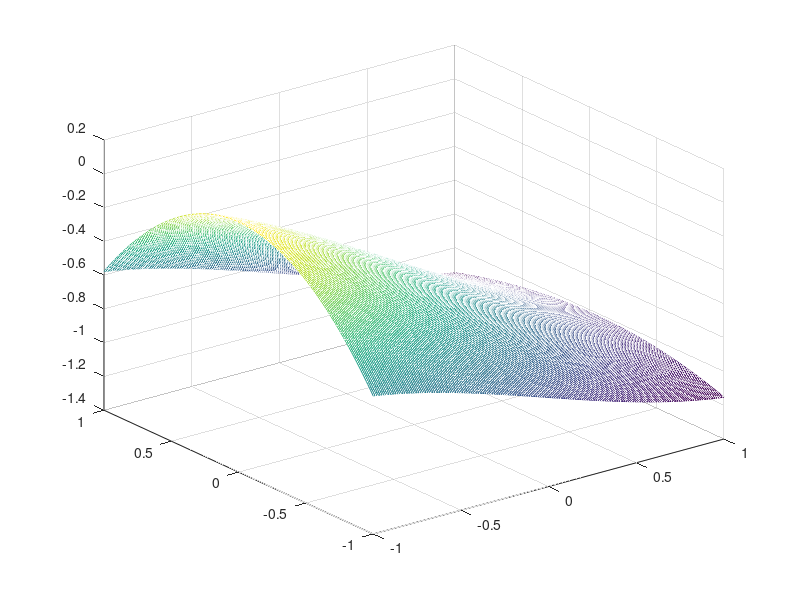
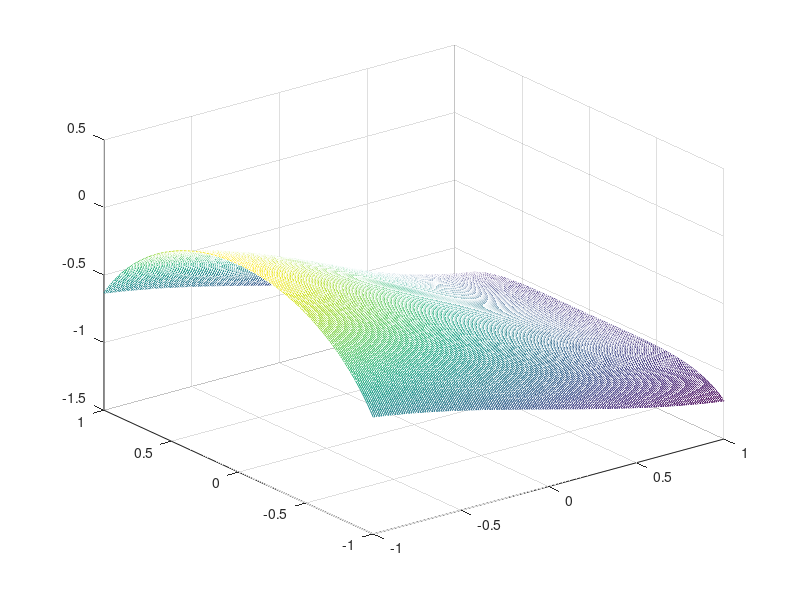
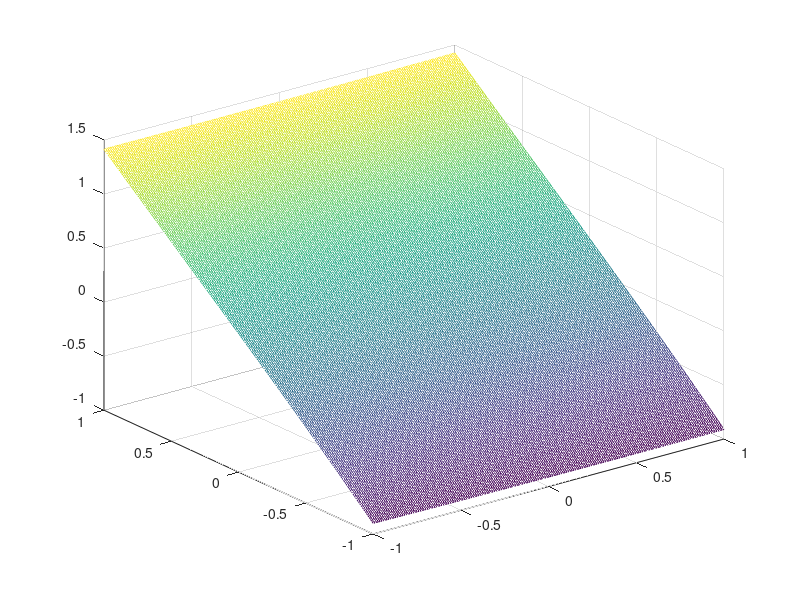
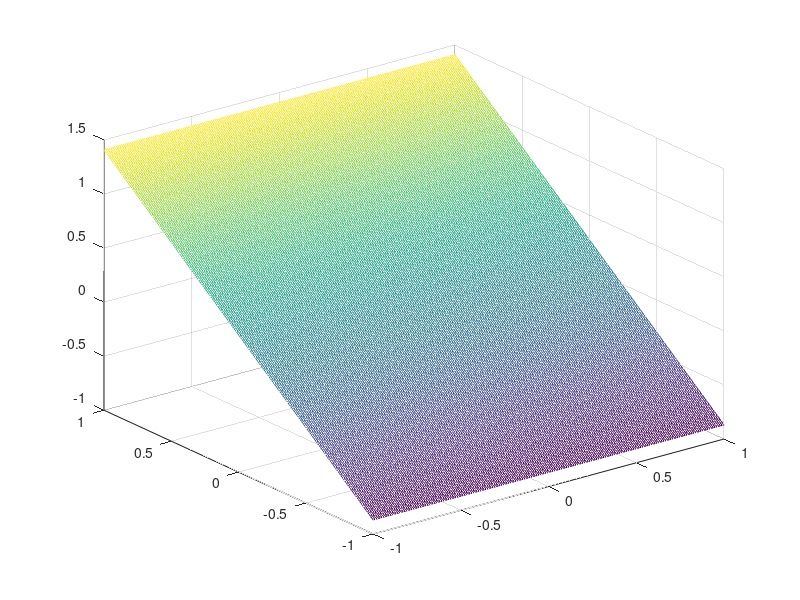

The MATLAB script that drew these images, in order:
clear;
clc;

zm=1;
zxmin=-zm;
zxmax=zm;
zymin=-zm;
zymax=zm;
zzmin=-zm;
zzmax=zm;
zwmin=-zm;
zwmax=zm;

Nz=1e4;
zxf0=(zxmax-zxmin)*rand(1,Nz)+zxmin;
zyf0=(zymax-zymin)*rand(1,Nz)+zymin;
zzf0=(zzmax-zzmin)*rand(1,Nz)+zzmin;
zwf0=(zwmax-zwmin)*rand(1,Nz)+zwmin;

%% parameters
h=0.0001;
rou=0.68;
kapa=50;
vbar=1012.3;
m00=44.2;
C00=0.12466;
A00=30.627;
S00=0.01269;
l00=2.7;
d00=0.122;
ommegaksi=79.0064;
cydot=6.5;
mzdot=-1.3546;
mzzdot=0.46;
my0=-5.8;
my2=30;

% %% Scale
% scale=100;
% zzf0=scale*zzf0;
% zwf0=scale*zwf0;

%% Generate data
Bh=sqrt(2*kapa*h)*randn(1,Nz);
zxf=(zwf0.*cos(zyf0)+zwf0.*sin(zyf0).*tan(zyf0)-1/(2*m00)*rou*vbar*S00*cydot*sin(zxf0).*cos(zyf0))*h-1/(2*m00)*rou*S00*cydot*sin(zxf0).*cos(zyf0).*Bh;
zyf=(-zzf0-1./(2*m00*cos(zxf0))*rou*vbar*S00*cydot.*sin(zyf0))*h-1./(2*m00*cos(zxf0))*rou*S00*cydot.*sin(zyf0).*Bh;
zzf=(-C00/A00*ommegaksi*zwf0+zwf0.^2.*tan(zyf0)+rou*S00*l00/(2*A00)*(-vbar^2*mzdot*sin(zyf0).*cos(zxf0)-...
    vbar*l00*mzzdot*zzf0+vbar*ommegaksi*d00.*(my0+my2*((sin(zxf0).^2.*(cos(zyf0).^2))+(sin(zyf0)).^2)).*sin(zxf0)))*h+...
    rou*S00*l00/(2*A00)*(-2*vbar*mzdot*sin(zyf0).*cos(zxf0)-l00*mzzdot*zzf0+ommegaksi*d00*(my0+my2*((sin(zxf0).^2.*(cos(zyf0).^2))+(sin(zyf0)).^2)).*sin(zxf0)).*Bh;
zwf=(C00/A00*ommegaksi*zzf0-zzf0.*zwf0.*tan(zyf0)+rou*S00*l00/(2*A00)*(vbar^2*mzdot*sin(zxf0)-vbar*l00*mzzdot*zwf0+...
    vbar*ommegaksi*d00.*(my0+my2*((sin(zxf0).^2.*(cos(zyf0).^2))+(sin(zyf0)).^2)).*sin(zyf0).*cos(zxf0)))*h+...
    rou*S00*l00/(2*A00)*(2*vbar*mzdot*sin(zxf0)-l00*mzzdot*zwf0+ommegaksi*d00*(my0+my2*((sin(zxf0).^2.*(cos(zyf0).^2))+(sin(zyf0)).^2)).*sin(zyf0).*cos(zxf0)).*Bh;

% %% Scale
% zzf=zzf/scale;
% zwf=zwf/scale;

%% Identify drift term
Ncoef=3;
zxinitial=zxf0;
zyinitial=zyf0;
zzinitial=zzf0;
zwinitial=zwf0;
x=zxf;
y=zyf;
z=zzf;
w=zwf;
n=Nz;
A=zeros(n,1);
A(:,1)=1;
EXP=[0,0,0,0];
for i=1:Ncoef
    for j=i:(-1):0
        for k=i-j:(-1):0
            for l=i-j-k:(-1):0
                A(:,i*(i+1)*(i+2)*(i+3)/24+(i-j)*(i-j+1)*(i-j+2)/6+(i-j-k)*(i-j-k+1)/2+i-j-k-l+1)=zxinitial'.^j.*zyinitial'.^k.*zzinitial'.^l.*zwinitial'.^(i-j-k-l);
                EXP=[EXP; j,k,l,i-j-k-l];
            end
        end
    end
end
A2=A;
Bx=x'/h;
By=y'/h;
Bz=z'/h;
Bw=w'/h;
lambda=0.01;

NA=length(A(1,:));
posx=1:1:NA;
for k=1:NA
    X=(A'*A)\(A'*Bx);
    I=abs(X)<lambda;
    A(:,I)=[];
    posx(I)=[];
    if isempty(X(I))
        break;
    end
end

A=A2;
posy=1:1:NA;
for k=1:NA
    Y=(A'*A)\(A'*By);
    I=abs(Y)<lambda;
    A(:,I)=[];
    posy(I)=[];
    if isempty(Y(I))
        break;
    end
end

A=A2;
posz=1:1:NA;
for k=1:NA
    Z=(A'*A)\(A'*Bz);
    I=abs(Z)<lambda;
    A(:,I)=[];
    posz(I)=[];
    if isempty(Z(I))
        break;
    end
end

A=A2;
posw=1:1:NA;
for k=1:NA
    W=(A'*A)\(A'*Bw);
    I=abs(W)<lambda;
    A(:,I)=[];
    posw(I)=[];
    if isempty(W(I))
        break;
    end
end

%% Identify diffusion term
Bxx=x.^2'/h;
Byy=y.^2'/h;
Bzz=z.^2'/h;
Bww=w.^2'/h;
lambdaBt=0.000001;

A=A2;
posBtxx=1:1:NA;
for k=1:NA
    X11=(A'*A)\(A'*Bxx);
    I=abs(X11)<lambdaBt;
    A(:,I)=[];
    posBtxx(I)=[];
    if isempty(X11(I))
        break;
    end
end

A=A2;
posBtyy=1:1:NA;
for k=1:NA
    X22=(A'*A)\(A'*Byy);
    I=abs(X22)<lambdaBt;
    A(:,I)=[];
    posBtyy(I)=[];
    if isempty(X22(I))
        break;
    end
end

A=A2;
posBtzz=1:1:NA;
for k=1:NA
    X33=(A'*A)\(A'*Bzz);
    I=abs(X33)<lambdaBt;
    A(:,I)=[];
    posBtzz(I)=[];
    if isempty(X33(I))
        break;
    end
end

A=A2;
posBtww=1:1:NA;
for k=1:NA
    X44=(A'*A)\(A'*Bww);
    I=abs(X44)<lambdaBt;
    A(:,I)=[];
    posBtww(I)=[];
    if isempty(X44(I))
        break;
    end
end

%% plot
%% plot drift 1
Nmesh=200;
x1=linspace(zxmin,zxmax,Nmesh);
x2=linspace(zymin,zymax,Nmesh);
x3=-0.5;
x4=-0.5;
[Xmesh1,Xmesh2]=meshgrid(x1,x2);
Xmesh3=x3;
Xmesh4=x4;
Flearn1=zeros(size(Xmesh1));
for i=1:length(posx)
    I=posx(i);
    Flearn1=Flearn1+X(i)*Xmesh1.^EXP(I,1).*Xmesh2.^EXP(I,2).*Xmesh3.^EXP(I,3).*Xmesh4.^EXP(I,4);
end

zxf0=Xmesh1;
zyf0=Xmesh2;
zzf0=Xmesh3;
zwf0=Xmesh4;
Ftrue1=zwf0.*cos(zyf0)+zwf0.*sin(zyf0).*tan(zyf0)-1/(2*m00)*rou*vbar*S00*cydot*sin(zxf0).*cos(zyf0);

figure;
mesh(Xmesh1,Xmesh2,Flearn1);

figure;
mesh(Xmesh1,Xmesh2,Ftrue1);


x1=-0.5;
x2=-0.5;
x3=linspace(zzmin,zzmax,Nmesh);
x4=linspace(zwmin,zwmax,Nmesh);
[Xmesh3,Xmesh4]=meshgrid(x3,x4);
Xmesh1=x1;
Xmesh2=x2;
Flearn1=zeros(size(Xmesh3));
for i=1:length(posx)
    I=posx(i);
    Flearn1=Flearn1+X(i)*Xmesh1.^EXP(I,1).*Xmesh2.^EXP(I,2).*Xmesh3.^EXP(I,3).*Xmesh4.^EXP(I,4);
end

zxf0=Xmesh1;
zyf0=Xmesh2;
zzf0=Xmesh3;
zwf0=Xmesh4;
Ftrue1=zwf0.*cos(zyf0)+zwf0.*sin(zyf0).*tan(zyf0)-1/(2*m00)*rou*vbar*S00*cydot*sin(zxf0).*cos(zyf0);

figure;
mesh(Xmesh3,Xmesh4,Flearn1);

figure;
mesh(Xmesh3,Xmesh4,Ftrue1);


%% plot drift 2
Nmesh=200;
x1=linspace(zxmin,zxmax,Nmesh);
x2=linspace(zymin,zymax,Nmesh);
x3=-0.5;
x4=-0.5;
[Xmesh1,Xmesh2]=meshgrid(x1,x2);
Xmesh3=x3;
Xmesh4=x4;
Flearn2=zeros(size(Xmesh1));
for i=1:length(posy)
    I=posy(i);
    Flearn2=Flearn2+Y(i)*Xmesh1.^EXP(I,1).*Xmesh2.^EXP(I,2).*Xmesh3.^EXP(I,3).*Xmesh4.^EXP(I,4);
end

zxf0=Xmesh1;
zyf0=Xmesh2;
zzf0=Xmesh3;
zwf0=Xmesh4;
Ftrue2=(-zzf0-1./(2*m00*cos(zxf0))*rou*vbar*S00*cydot.*sin(zyf0));

figure;
mesh(Xmesh1,Xmesh2,Flearn2);

figure;
mesh(Xmesh1,Xmesh2,Ftrue2);


x1=-0.5;
x2=-0.5;
x3=linspace(zzmin,zzmax,Nmesh);
x4=linspace(zwmin,zwmax,Nmesh);
[Xmesh3,Xmesh4]=meshgrid(x3,x4);
Xmesh1=x1;
Xmesh2=x2;
Flearn2=zeros(size(Xmesh3));
for i=1:length(posy)
    I=posy(i);
    Flearn2=Flearn2+Y(i)*Xmesh1.^EXP(I,1).*Xmesh2.^EXP(I,2).*Xmesh3.^EXP(I,3).*Xmesh4.^EXP(I,4);
end

zxf0=Xmesh1;
zyf0=Xmesh2;
zzf0=Xmesh3;
zwf0=Xmesh4;
Ftrue2=(-zzf0-1./(2*m00*cos(zxf0))*rou*vbar*S00*cydot.*sin(zyf0));

figure;
mesh(Xmesh3,Xmesh4,Flearn2);

figure;
mesh(Xmesh3,Xmesh4,Ftrue2);


%% plot drift 3
Nmesh=200;
x1=linspace(zxmin,zxmax,Nmesh);
x2=linspace(zymin,zymax,Nmesh);
x3=-0.5;
x4=-0.5;
[Xmesh1,Xmesh2]=meshgrid(x1,x2);
Xmesh3=x3;
Xmesh4=x4;
Flearn3=zeros(size(Xmesh1));
for i=1:length(posz)
    I=posz(i);
    Flearn3=Flearn3+Z(i)*Xmesh1.^EXP(I,1).*Xmesh2.^EXP(I,2).*Xmesh3.^EXP(I,3).*Xmesh4.^EXP(I,4);
end

zxf0=Xmesh1;
zyf0=Xmesh2;
zzf0=Xmesh3;
zwf0=Xmesh4;
Ftrue3=(-C00/A00*ommegaksi*zwf0+zwf0.^2.*tan(zyf0)+rou*S00*l00/(2*A00)*(-vbar^2*mzdot*sin(zyf0).*cos(zxf0)-...
    vbar*l00*mzzdot*zzf0+vbar*ommegaksi*d00.*(my0+my2*((sin(zxf0).^2.*(cos(zyf0).^2))+(sin(zyf0)).^2)).*sin(zxf0)));

figure;
mesh(Xmesh1,Xmesh2,Flearn3);

figure;
mesh(Xmesh1,Xmesh2,Ftrue3);


x1=-0.5;
x2=-0.5;
x3=linspace(zzmin,zzmax,Nmesh);
x4=linspace(zwmin,zwmax,Nmesh);
[Xmesh3,Xmesh4]=meshgrid(x3,x4);
Xmesh1=x1;
Xmesh2=x2;
Flearn3=zeros(size(Xmesh3));
for i=1:length(posz)
    I=posz(i);
    Flearn3=Flearn3+Z(i)*Xmesh1.^EXP(I,1).*Xmesh2.^EXP(I,2).*Xmesh3.^EXP(I,3).*Xmesh4.^EXP(I,4);
end

zxf0=Xmesh1;
zyf0=Xmesh2;
zzf0=Xmesh3;
zwf0=Xmesh4;
Ftrue3=(-C00/A00*ommegaksi*zwf0+zwf0.^2.*tan(zyf0)+rou*S00*l00/(2*A00)*(-vbar^2*mzdot*sin(zyf0).*cos(zxf0)-...
    vbar*l00*mzzdot*zzf0+vbar*ommegaksi*d00.*(my0+my2*((sin(zxf0).^2.*(cos(zyf0).^2))+(sin(zyf0)).^2)).*sin(zxf0)));

figure;
mesh(Xmesh3,Xmesh4,Flearn3);

figure;
mesh(Xmesh3,Xmesh4,Ftrue3);


%% plot drift 4
Nmesh=200;
x1=linspace(zxmin,zxmax,Nmesh);
x2=linspace(zymin,zymax,Nmesh);
x3=0.5;
x4=0.5;
[Xmesh1,Xmesh2]=meshgrid(x1,x2);
Xmesh3=x3;
Xmesh4=x4;
Flearn4=zeros(size(Xmesh1));
for i=1:length(posw)
    I=posw(i);
    Flearn4=Flearn4+W(i)*Xmesh1.^EXP(I,1).*Xmesh2.^EXP(I,2).*Xmesh3.^EXP(I,3).*Xmesh4.^EXP(I,4);
end

zxf0=Xmesh1;
zyf0=Xmesh2;
zzf0=Xmesh3;
zwf0=Xmesh4;
Ftrue4=(C00/A00*ommegaksi*zzf0-zzf0.*zwf0.*tan(zyf0)+rou*S00*l00/(2*A00)*(vbar^2*mzdot*sin(zxf0)-vbar*l00*mzzdot*zwf0+...
    vbar*ommegaksi*d00.*(my0+my2*((sin(zxf0).^2.*(cos(zyf0).^2))+(sin(zyf0)).^2)).*sin(zyf0).*cos(zxf0)));

figure;
mesh(Xmesh1,Xmesh2,Flearn4);

figure;
mesh(Xmesh1,Xmesh2,Ftrue4);


x1=0.5;
x2=0.5;
x3=linspace(zzmin,zzmax,Nmesh);
x4=linspace(zwmin,zwmax,Nmesh);
[Xmesh3,Xmesh4]=meshgrid(x3,x4);
Xmesh1=x1;
Xmesh2=x2;
Flearn4=zeros(size(Xmesh3));
for i=1:length(posw)
    I=posw(i);
    Flearn4=Flearn4+W(i)*Xmesh1.^EXP(I,1).*Xmesh2.^EXP(I,2).*Xmesh3.^EXP(I,3).*Xmesh4.^EXP(I,4);
end

zxf0=Xmesh1;
zyf0=Xmesh2;
zzf0=Xmesh3;
zwf0=Xmesh4;
Ftrue4=(C00/A00*ommegaksi*zzf0-zzf0.*zwf0.*tan(zyf0)+rou*S00*l00/(2*A00)*(vbar^2*mzdot*sin(zxf0)-vbar*l00*mzzdot*zwf0+...
    vbar*ommegaksi*d00.*(my0+my2*((sin(zxf0).^2.*(cos(zyf0).^2))+(sin(zyf0)).^2)).*sin(zyf0).*cos(zxf0)));

figure;
mesh(Xmesh3,Xmesh4,Flearn4);

figure;
mesh(Xmesh3,Xmesh4,Ftrue4);


%% plot diffusion 11
Nmesh=200;
x1=linspace(zxmin,zxmax,Nmesh);
x2=linspace(zymin,zymax,Nmesh);
x3=0.5;
x4=-0.5;
[Xmesh1,Xmesh2]=meshgrid(x1,x2);
Xmesh3=x3;
Xmesh4=x4;
Flearn11=zeros(size(Xmesh1));
for i=1:length(posBtxx)
    I=posBtxx(i);
    Flearn11=Flearn11+X11(i)*Xmesh1.^EXP(I,1).*Xmesh2.^EXP(I,2).*Xmesh3.^EXP(I,3).*Xmesh4.^EXP(I,4);
end
Flearn11=Flearn11/(2*kapa);

zxf0=Xmesh1;
zyf0=Xmesh2;
zzf0=Xmesh3;
zwf0=Xmesh4;
Ftrue11=1/(2*m00)*rou*S00*cydot.*sin(zxf0).*cos(zyf0)*1/(2*m00)*rou*S00*cydot.*sin(zxf0).*cos(zyf0);

figure;
mesh(Xmesh1,Xmesh2,Flearn11);

figure;
mesh(Xmesh1,Xmesh2,Ftrue11);


%% plot diffusion 22
Nmesh=200;
x1=linspace(zxmin,zxmax,Nmesh);
x2=linspace(zymin,zymax,Nmesh);
x3=0.5;
x4=-0.5;
[Xmesh1,Xmesh2]=meshgrid(x1,x2);
Xmesh3=x3;
Xmesh4=x4;
Flearn22=zeros(size(Xmesh1));
for i=1:length(posBtyy)
    I=posBtyy(i);
    Flearn22=Flearn22+X22(i)*Xmesh1.^EXP(I,1).*Xmesh2.^EXP(I,2).*Xmesh3.^EXP(I,3).*Xmesh4.^EXP(I,4);
end
Flearn22=Flearn22/(2*kapa);

zxf0=Xmesh1;
zyf0=Xmesh2;
zzf0=Xmesh3;
zwf0=Xmesh4;
Ftrue22=1./(2*m00*cos(zxf0))*rou*S00*cydot.*sin(zyf0)*1./(2*m00*cos(zxf0))*rou*S00*cydot.*sin(zyf0);

figure;
mesh(Xmesh1,Xmesh2,Flearn22);

figure;
mesh(Xmesh1,Xmesh2,Ftrue22);


%% plot diffusion 33
Nmesh=200;
x1=linspace(zxmin,zxmax,Nmesh);
x2=linspace(zymin,zymax,Nmesh);
x3=0.5;
x4=-0.5;
[Xmesh1,Xmesh2]=meshgrid(x1,x2);
Xmesh3=x3;
Xmesh4=x4;
Flearn33=zeros(size(Xmesh1));
for i=1:length(posBtzz)
    I=posBtzz(i);
    Flearn33=Flearn33+X33(i)*Xmesh1.^EXP(I,1).*Xmesh2.^EXP(I,2).*Xmesh3.^EXP(I,3).*Xmesh4.^EXP(I,4);
end
Flearn33=Flearn33/(2*kapa);

zxf0=Xmesh1;
zyf0=Xmesh2;
zzf0=Xmesh3;
zwf0=Xmesh4;
Ftrue33=rou*S00*l00/(2*A00)*(-2*vbar*mzdot*sin(zyf0).*cos(zxf0)-l00*mzzdot*zzf0+ommegaksi*d00*(my0+my2*((sin(zxf0).^2.*(cos(zyf0).^2))+(sin(zyf0)).^2)).*sin(zxf0))*...
    rou*S00*l00/(2*A00).*(-2*vbar*mzdot*sin(zyf0).*cos(zxf0)-l00*mzzdot*zzf0+ommegaksi*d00*(my0+my2*((sin(zxf0).^2.*(cos(zyf0).^2))+(sin(zyf0)).^2)).*sin(zxf0));

figure;
mesh(Xmesh1,Xmesh2,Flearn33);

figure;
mesh(Xmesh1,Xmesh2,Ftrue33);


%% plot diffusion 44
Nmesh=200;
x1=linspace(zxmin,zxmax,Nmesh);
x2=linspace(zymin,zymax,Nmesh);
x3=0.5;
x4=-0.5;
[Xmesh1,Xmesh2]=meshgrid(x1,x2);
Xmesh3=x3;
Xmesh4=x4;
Flearn44=zeros(size(Xmesh1));
for i=1:length(posBtww)
    I=posBtww(i);
    Flearn44=Flearn44+X44(i)*Xmesh1.^EXP(I,1).*Xmesh2.^EXP(I,2).*Xmesh3.^EXP(I,3).*Xmesh4.^EXP(I,4);
end
Flearn44=Flearn44/(2*kapa);

zxf0=Xmesh1;
zyf0=Xmesh2;
zzf0=Xmesh3;
zwf0=Xmesh4;
Ftrue44=rou*S00*l00/(2*A00)*(2*vbar*mzdot*sin(zxf0)-l00*mzzdot*zwf0+ommegaksi*d00*(my0+my2*((sin(zxf0).^2.*(cos(zyf0).^2))+(sin(zyf0)).^2)).*sin(zyf0).*cos(zxf0))*...
    rou*S00*l00/(2*A00).*(2*vbar*mzdot*sin(zxf0)-l00*mzzdot*zwf0+ommegaksi*d00*(my0+my2*((sin(zxf0).^2.*(cos(zyf0).^2))+(sin(zyf0)).^2)).*sin(zyf0).*cos(zxf0));

figure;
mesh(Xmesh1,Xmesh2,Flearn44);

figure;
mesh(Xmesh1,Xmesh2,Ftrue44);

